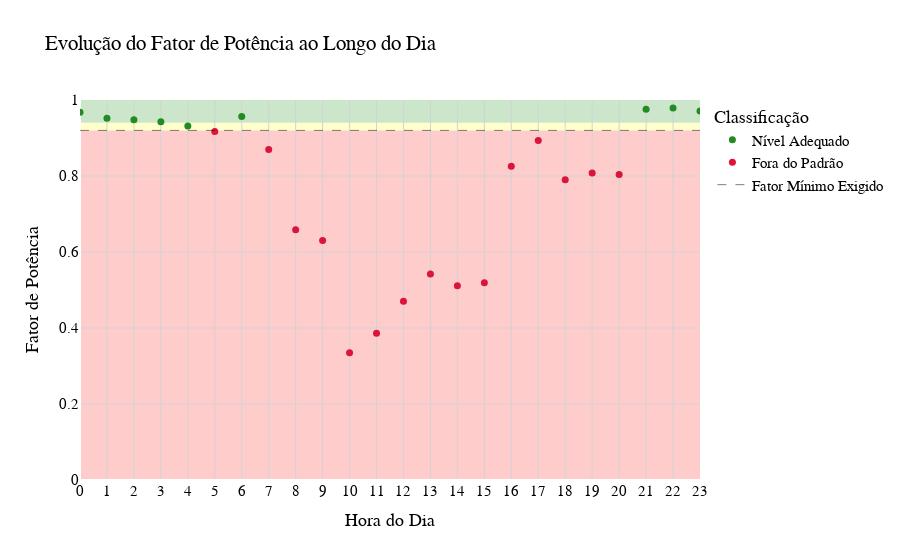

Notebook code cell kept with this figure:
### Markdown cell above
## Cálculo do Fator de Potência 

O cálculo do fator de potência para cada hora do dia será dado por:

$${FP} = \cos(\arctan(\frac{Q_{reativo}}{P_{total}}))$$

Para cada horário, deve-se verificar se há a necessidade de corrigir o fator de potência.
   - Se ${FP} > {FP}_{min}$, sendo ${FP}_{min} = 0.94$, não há necessidade de corrigir o fator de potência;
   - Porém, se ${FP} < {FP}_{min}$, deve-se corrigir o fator de potência.

**OBS:** o fator de potência mínimo exigido é de $0.92$. Porém, para uma margem de erro mais segura, será utilizado $0.94$.

---

### Code cell
# Plotando as Curvas de Cargas Ativas

fig = go.Figure()

# Parâmetros do Gráfico
fig.update_layout(
    title='Evolução do Fator de Potência ao Longo do Dia',
    xaxis_title='Hora do Dia',
    yaxis_title='Fator de Potência',
    legend_title='Classificação',
    plot_bgcolor='white',
    font=dict(
        family='Arial',
        size=15,
        color='black'
    ),
    xaxis=dict(
        gridcolor='lightgray',
        tickmode = 'linear',
        dtick = 1,
        range=[0,23]
    ),
    yaxis=dict(
        gridcolor='lightgray',
        range=[0,1]
    )
)

# Calculando a evolução do Fator de Potência 
df['FP'] = (df['Reativo Indutivo']/df['Potência Total']).apply(np.arctan).apply(np.cos)

fig.add_hrect(
    y0=0.94, 
    y1=1.00, 
    line_width=0, 
    fillcolor='green', 
    opacity=0.2,
    layer='below')

fig.add_hrect(
    y0=0.92, 
    y1=0.94, 
    line_width=0, 
    fillcolor='yellow', 
    opacity=0.2,
    layer='below')

fig.add_hrect(
    y0=0.00, 
    y1=0.92, 
    line_width=0, 
    fillcolor='red', 
    opacity=0.2,
    layer='below')

fig.add_trace(go.Scatter(
    x=df['Hora'],
    y=df['FP'].apply(lambda x: x if x > 0.92 else None), # Somente os pontos que estão dentro da norma
    name='Nível Adequado',
    mode='markers',
    marker=dict(
            size=7,
            color='forestgreen'
        )
    )
)

fig.add_trace(go.Scatter(
    x=df['Hora'],
    y=df['FP'].apply(lambda x: x if x <= 0.92 else None), # Somente os pontos que estão fora do padrão
    name='Fora do Padrão',
    mode='markers',
    marker=dict(
            size=7,
            color='crimson'
        )
    )
)

fig.add_trace(go.Scatter(
    x=df['Hora'],
    y=np.full(24, 0.92),
    name='Fator Mínimo Exigido',
    line=dict(
            width=0.5,
            dash='dash',
            color='black'
        )
    )
)

fig.show()

### Figure 1 — Plotly figure (JSON) as saved in the notebook; plotly's stock layout.template omitted (floating-point values rounded to 4 significant figures)
{"data": [{"marker": {"color": "forestgreen", "size": 7}, "mode": "markers", "name": "Nível Adequado", "type": "scatter", "x": [0, 1, 2, 3, 4, 5, 6, 7, 8, 9, 10, 11, 12, 13, 14, 15, 16, 17, 18, 19, 20, 21, 22, 23], "y": [0.9679, 0.9523, 0.9477, 0.9427, 0.9315, null, 0.9567, null, null, null, null, null, null, null, null, null, null, null, null, null, null, 0.9757, 0.9788, 0.9712]}, {"marker": {"color": "crimson", "size": 7}, "mode": "markers", "name": "Fora do Padrão", "type": "scatter", "x": [0, 1, 2, 3, 4, 5, 6, 7, 8, 9, 10, 11, 12, 13, 14, 15, 16, 17, 18, 19, 20, 21, 22, 23], "y": [null, null, null, null, null, 0.9174, null, 0.8697, 0.6589, 0.6303, 0.3348, 0.3865, 0.4706, 0.5418, 0.5109, 0.5188, 0.8258, 0.8934, 0.7898, 0.8077, 0.8038, null, null, null]}, {"line": {"color": "black", "dash": "dash", "width": 0.5}, "name": "Fator Mínimo Exigido", "type": "scatter", "x": [0, 1, 2, 3, 4, 5, 6, 7, 8, 9, 10, 11, 12, 13, 14, 15, 16, 17, 18, 19, 20, 21, 22, 23], "y": [0.92, 0.92, 0.92, 0.92, 0.92, 0.92, 0.92, 0.92, 0.92, 0.92, 0.92, 0.92, 0.92, 0.92, 0.92, 0.92, 0.92, 0.92, 0.92, 0.92, 0.92, 0.92, 0.92, 0.92]}], "layout": {"font": {"color": "black", "family": "Arial", "size": 15}, "legend": {"title": {"text": "Classificação"}}, "plot_bgcolor": "white", "shapes": [{"fillcolor": "green", "layer": "below", "line": {"width": 0}, "opacity": 0.2, "type": "rect", "x0": 0, "x1": 1, "xref": "x domain", "y0": 0.94, "y1": 1, "yref": "y"}, {"fillcolor": "yellow", "layer": "below", "line": {"width": 0}, "opacity": 0.2, "type": "rect", "x0": 0, "x1": 1, "xref": "x domain", "y0": 0.92, "y1": 0.94, "yref": "y"}, {"fillcolor": "red", "layer": "below", "line": {"width": 0}, "opacity": 0.2, "type": "rect", "x0": 0, "x1": 1, "xref": "x domain", "y0": 0, "y1": 0.92, "yref": "y"}], "title": {"text": "Evolução do Fator de Potência ao Longo do Dia"}, "xaxis": {"dtick": 1, "gridcolor": "lightgray", "range": [0, 23], "tickmode": "linear", "title": {"text": "Hora do Dia"}}, "yaxis": {"gridcolor": "lightgray", "range": [0, 1], "title": {"text": "Fator de Potência"}}}}
